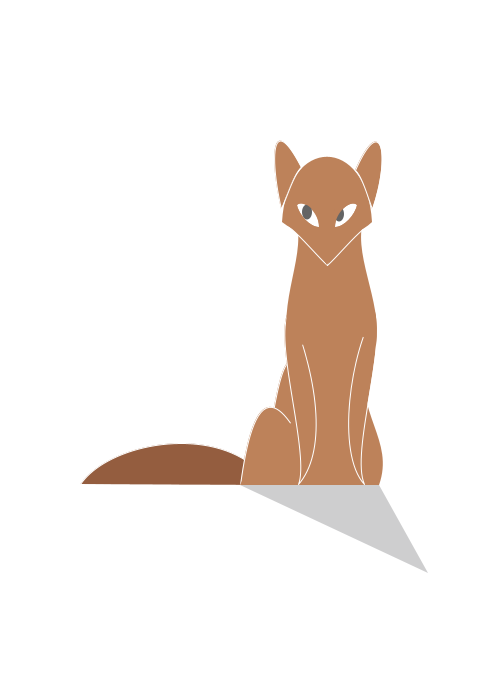
Frame 1 (no input)
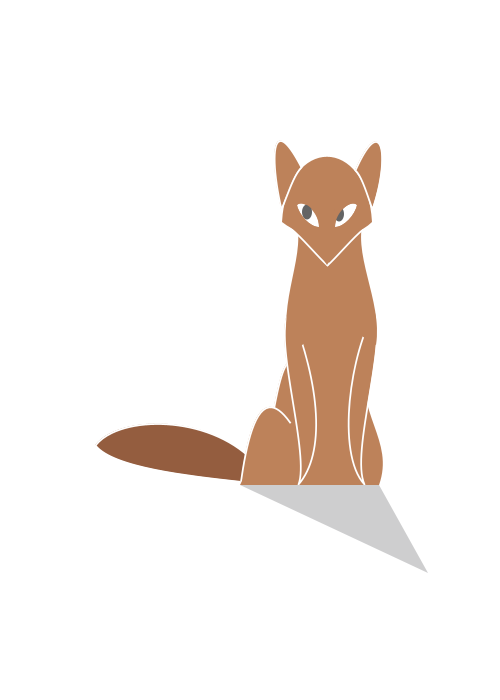
Frame 60 (the mouse pressed at the canvas centre just before this capture)
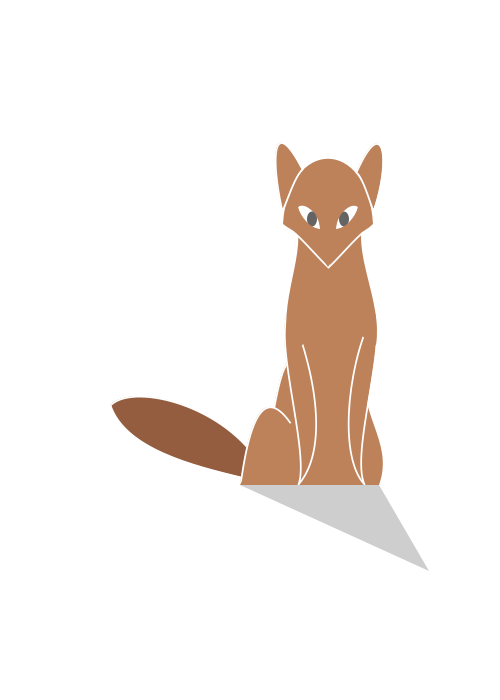
Frame 120 (the mouse held since frame 60 and released just before this capture)

The Processing sketch that drew these frames (run headless with seeded random() and noise(); from frame 60 on, the mouse is pressed at the canvas centre):

// Processing sketch: processing_167439
// ── processing_167439.pde

void setup() {
  size(500, 700);
}


void draw() {
 
 float x=(mouseX/150); //this will be used to control head movement
 float y=(mouseY/150); //as will this
 int eyex=1; //this will be a value that will be 0 when the cursor is off the screen in order to keep the pupils inside the eyes
 int eyey=1; // ditto
 float fc=frameCount; //initially made to manipulate speed of tail but only multiplies instead of increasing the speed
 float xwag=fc;// also^
 float ywag=fc;
 float erx=0; //made to fix the errors of the pupils by switching their movement to normal head movement instead of the accelerated eye movement
 float ery=0;
 float earR=0;//variable that allows the ear "twitch" to be manipulated easily when the fox is petted
 float earL=0;
 
 frameRate(120);
 
 if ((mouseX>500) || (mouseX<0)){
   eyex=0;
   erx=x;
 }

 if ((mouseY>700) || (mouseY<0)){
   eyey=0;
   ery=y;
 }

 //right ear twitch 
if ((mouseX>300) && (mouseX<360) && (mouseY>160) && (mouseY<250)) {
     if(mousePressed==true) {
       earR=10; //<- the 10 value controls the movement of the ears
     }else{
       earR=0;
     }
}

 //left ear twitch
if ((mouseX>300) && (mouseX<360) && (mouseY>160) && (mouseY<250)) {
     if(mousePressed==true) {
       earL=-10;
     }else{
       earL=0;
     }
}

//these if statements correctly speed up the tail wag but create a clipping error

//if ((mouseX>65) && (mouseX<375) && (mouseY>250) && (mouseY<575)) {
//  fc=fc*10;
//}else{
//  fc=fc;
//}

//if ((mouseX>75) && (mouseX<225) && (mouseY>250) && (mouseY<540)) {
//  fc=fc*1.5;
//}else{
//  fc=fc;
//}
  
if (fc>240) {//this sets x values in the tail wag to reverse at frame 240
  xwag=(-fc+480);
}else{
  xwag=fc;
}

if (fc>240) {//y values in the tail wag to reverse at frame 240
  ywag=(-fc+480);
}else{
  ywag=fc;
}

if (fc>480) {//once the variable of the framecount exceeds 480the framecount resets for the tail wag
  frameCount=0;
}
  
background(255);

//tail
stroke(255);
fill(148,93,63);
beginShape();
vertex(270, 485);
bezierVertex(230+xwag/10, 420-ywag/10, 110+xwag/5, 440-ywag/2, 80+((xwag/4)), 485-ywag/1.5);//the divisions set various rates of the tails wag
bezierVertex(105+xwag/5, 485-ywag/5, 225+xwag/10, 485-ywag/10, 270, 485);
endShape();

fill(189,130,90);

//bottom of body
beginShape();
vertex(260, 485);
bezierVertex(287, 338, 280, 300, 360, 485);
bezierVertex(265, 485, 225, 485, 240, 485);
endShape();

//back leg
beginShape();
vertex(240, 485);
bezierVertex(250, 410, 270, 355, 320, 485);
bezierVertex(265, 485, 225, 485, 240, 485);
endShape();

//stops the curve on the back leg
noStroke();
beginShape();
vertex(240, 485);
bezierVertex(283, 394, 350, 394, 379, 485);
bezierVertex(265, 485, 225, 485, 240, 485);
endShape();

//stomach
beginShape();
vertex(330, 485);
bezierVertex(300, 420, 260, 260, 330, 250);
bezierVertex(410, 260, 350, 420, 330, 485);
endShape();

//leg curve
beginShape();
vertex(379, 485);
bezierVertex(395, 440, 355, 415, 365, 357);
bezierVertex(345, 385, 365, 485, 240, 485);
endShape();

//left arm
stroke(255);
beginShape();
vertex(298, 484);
bezierVertex(310, 453, 270, 330, 290, 310);
bezierVertex(320, 385, 325, 453, 298, 484);
endShape();

//right arm
beginShape();
vertex(364, 484);
bezierVertex(350, 453, 385, 350, 375, 310);
bezierVertex(350, 350, 335, 453, 364, 484);
endShape();

//left neck
noStroke();
beginShape();
vertex(294, 215);
bezierVertex(310, 252, 275, 300, 290, 355);
bezierVertex(350, 310, 360, 252, 294, 215);
endShape();

//right neck
beginShape();
vertex(365, 215);
bezierVertex(350, 252, 383, 300, 376, 345);
bezierVertex(315, 310, 290, 252, 365, 215);
endShape();

           //start of face
//lower left snout
stroke(255);
beginShape();
vertex(x+327, y+265);
bezierVertex(x+314, y+253, x+297, y+231, x+282, y+222);
bezierVertex(x+292, y+212, x+327, y+232, x+327, y+265);
endShape();

//right snout
beginShape();
vertex(x+327, y+265);
bezierVertex(x+340, y+253, x+357, y+231, x+372, y+222);
bezierVertex(x+362, y+212, x+327, y+232, x+327, y+265);
endShape();

//forehead
noStroke();
beginShape();
vertex(x+282, y+222);
bezierVertex(x+287, y+135, x+367, y+135, x+372, y+222);
bezierVertex(x+352, y+242, x+307, y+242, x+282, y+222);
endShape();

//middle snout
beginShape();
vertex(x+327, y+265);
bezierVertex(x+307, y+237, x+307, y+187, x+327, y+157);
bezierVertex(x+347, y+187, x+347, y+237, x+327, y+265);
endShape();

//left ear
stroke(255);
beginShape();
vertex(x+281, y+209);
bezierVertex(x+269+earL, y+157-earL, x+271+earL, y+109-earL, x+301, y+167);
bezierVertex(x+293, y+175, x+287, y+195, x+281, y+209);
endShape();

//right ear
beginShape();
vertex(x+372, y+209);
bezierVertex(x+390+earR, y+157+earR, x+382+earR, y+109+earR, x+355, y+170);
bezierVertex(x+361, y+175, x+367, y+195, x+372, y+209);
endShape();

//left eye
fill(255);
noStroke();
beginShape();
vertex(x+319, y+227);
bezierVertex(x+319, y+212, x+303, y+199, x+297, y+205);
bezierVertex(x+299, y+215, x+310, y+227, x+319, y+227);
endShape();

//left eye
fill(100);
ellipse(((((mouseX-313)/50)*eyex)+313+erx), ((((mouseX)/200)+((mouseY-216)/50)*eyey)+216+ery), 10, 15);

//left eyelid
fill(189,130,90);
beginShape();
vertex(x+319, y+227);
if ((mouseX>300) && (mouseX<360) && (mouseY>160) && (mouseY<250)) {
  if (mousePressed) {
    bezierVertex(x+327, y+257, x+303, y+257, x+297, y+205);
  }
} else {
  bezierVertex(x+319, y+210, x+303, y+199, x+297, y+205);
}
bezierVertex(x+299, y+175, x+327, y+187, x+319, y+227);
endShape();

//lower lid
beginShape();
vertex(x+319, y+227);
bezierVertex(x+327, y+257, x+303, y+257, x+297, y+205);
bezierVertex(x+299, y+215, x+310, y+227, x+319, y+227);
endShape();

//right eye
fill(255);
beginShape();
vertex(x+335, y+227);
bezierVertex(x+335, y+212, X+351, y+199, x+357, y+205);
bezierVertex(x+355, y+215, x+344, y+227, x+335, y+227);
endShape();

fill(100);
ellipse((((mouseX-346)/45)*eyex)+346+erx, ((((-mouseX)/200)+((mouseY-218)/50)*eyey)+218+ery), 10, 15);

//right eyelid
fill(189,130,90);
beginShape();
vertex(x+335, y+227);
if ((mouseX>300) && (mouseX<360) && (mouseY>160) && (mouseY<250)) {
if (mousePressed) {
  bezierVertex(x+327, y+257, x+351, y+257, x+357, y+205);
 }
} else {
  bezierVertex(x+335, y+212, x+351, y+199, x+357, y+205);
}
bezierVertex(x+355, y+177, x+327, y+197, x+335, y+227);
endShape();

//lower lid
beginShape();
vertex(x+335, y+227);
bezierVertex(x+327, y+257, x+351, y+257, x+357, y+205);
bezierVertex(x+355, y+215, x+344, y+227, x+335, y+227);
endShape();

//attempted eye lines
if ((mouseX>300) && (mouseX<360) && (mouseY>160) && (mouseY<250)) {
     if(mousePressed==true) {
       stroke(255);
     }else{
       stroke(255,255,255,0);
     }
}

//close eye line
strokeWeight(1.75);
fill(255,255,255,0);
beginShape();
vertex(x+319, y+227);
bezierVertex(x+319, y+212, x+303, y+199, x+297, y+205);
endShape();

//right eye line
beginShape();
vertex(x+335, y+227);
bezierVertex(x+335, y+212, x+351, y+199, x+357, y+205);
endShape();

//shadow
noStroke();
fill(206, 206, 207);
triangle(240, 485, 379, 485, x+428, -y+573);

}
